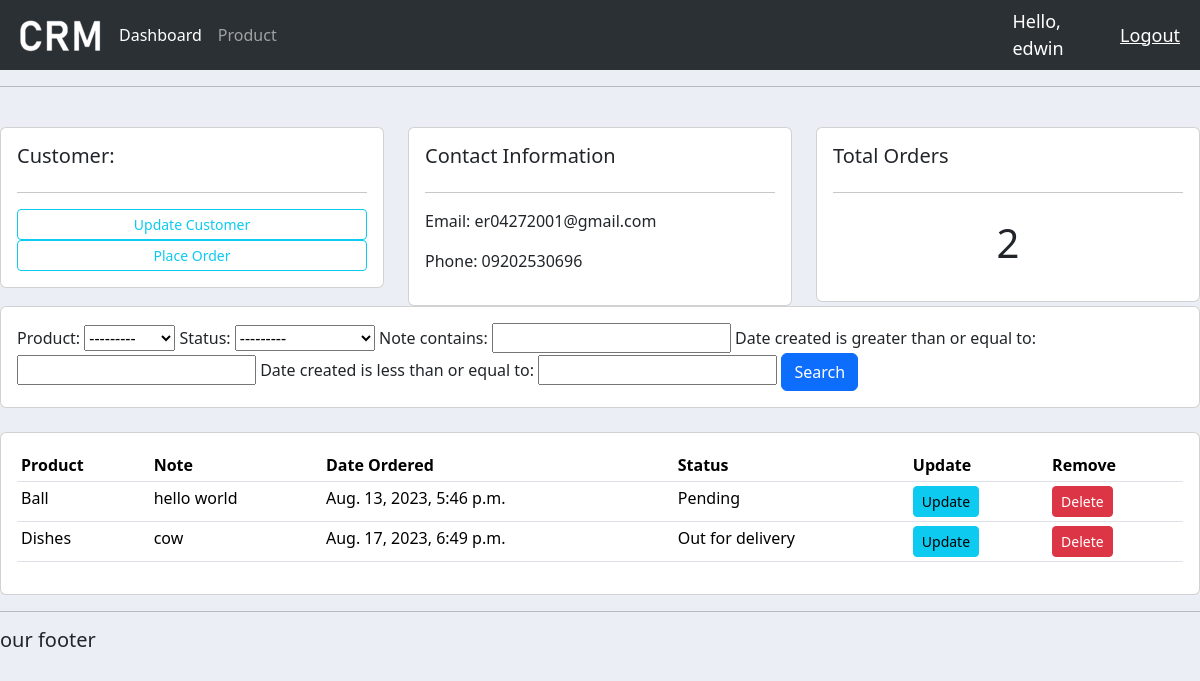
The app's page /customer/1/ (signed in) with its own data.
### accounts/models.py (models this page shows, shortened)
class Customer(models.Model):
    user = models.OneToOneField(User, null=True, blank=True, on_delete=models.CASCADE)
    name = models.CharField(max_length=200, null=True)
    phone = models.CharField(max_length=200, null=True)
    email = models.CharField(max_length=200, null=True)
    profile_pic = models.ImageField(default="profile.jpg", null=True, blank=True)
    date_created = models.DateTimeField(auto_now_add=True, null=True)

class Order(models.Model):
    STATUS = (
        ('Pending', 'Pending'),
        ('Out for delivery', 'Out for delivery'),
        ('Delivered', 'Delivered'),
    )
    customer = models.ForeignKey(Customer, null=True, on_delete=models.SET_NULL)
    product = models.ForeignKey(Product, null=True, on_delete=models.SET_NULL)
    date_created = models.DateTimeField(auto_now_add=True, null=True)
    status = models.CharField(max_length=200, null=True, choices=STATUS)
    note = models.CharField(max_length=1000, null=True)

class Product(models.Model):
    CATEGORY = (
        ('Indoor', 'Indoor'),
        ('Out Door', 'Out Door'),
    )
    name = models.CharField(max_length=200, null=True)
    price = models.FloatField(null=True)
    category = models.CharField(max_length=200, null=True, choices=CATEGORY)
    description = models.CharField(max_length=200, null=True, blank=True)
    date_created = models.DateTimeField(auto_now_add=True, null=True)
    tags = models.ManyToManyField(Tag)
    def __str__(self):
        return self.name

### accounts/decorators.py (the view)
        def wrapper_func(request, *args, **kwargs):
            group = None
            if request.user.groups.exists():
                group = request.user.groups.all()[0].name
            if group in allowed_roles:
                return view_func(request, *args, **kwargs)
            else:
                return HttpResponse('You are not authorized to view this page')

### accounts/views.py (called while the page is built)
@login_required(login_url='login')
@allowed_users(allowed_roles=['admin'])
def customer(request, pk_test):
    customer = Customer.objects.get(id=pk_test)
    orders = customer.order_set.all()
    order_count = orders.count()
    myFilter = OrderFilter(request.GET, queryset=orders)
    orders = myFilter.qs
    context = {'customer': customer, 'orders':orders, 'order_count':order_count,
               'myFilter':myFilter}
    return render(request, 'accounts/customer.html', context)

### accounts/templates/accounts/customer.html
{% extends 'accounts/main.html' %}
{% block content %}
<br>
<div class="row">
    <div class="col-md">
        <div class="card card-body">
            <h5>Customer:</h5>
            <hr>
            <a class="btn btn-outline-info btn-sm btn-block" href="">Update Customer</a>
            <a class="btn btn-outline-info btn-sm btn-block" href="{% url 'create_order' customer.id %}">Place Order</a>
        </div>
    </div>
    <div class="col-md">
        <div class="card card-body">
            <h5>Contact Information</h5>
            <hr>
            <p>Email: {{customer.email}}</p>
            <p>Phone: {{customer.phone}}</p>
        </div>
    </div>
    <div class="col-md">
        <div class="card card-body">
            <h5>Total Orders</h5>
            <hr>
            <h1 style="text-align: center; padding: 10px;">{{order_count}}</h1>
        </div>
    </div>
</div>
<div class="row">
    <div class="col">
        <div class="card card-body">
            <form method="get">
                {{myFilter.form}}
                <button class="btn btn-primary" type="submit">Search</button>
            </form>
        </div>
    </div>
</div>
<br>
<div class="row">
    <div class="col-md">
        <div class="card card-body">
            <table class="table table-sm">
                <tr>
                    <th>Product</th>
                    <th>Note</th>
                    <th>Date Ordered</th>
                    <th>Status</th>
                    <th>Update</th>
                    <th>Remove</th>
                </tr>
                {% for order in orders %}
                    <tr>
                        <td>{{order.product}}</td>
                        <td>{{order.note}}</td>
                        <td>{{order.date_created}}</td>
                        <td>{{order.status}}</td>
                        <td> <a class="btn btn-sm btn-info" href="{% url 'update_order' order.id %}">Update</a></td>
                        <td> <a class="btn btn-sm btn-danger" href="{% url 'delete_order' order.id %}">Delete</a></td>
                    </tr>
                {% endfor %}
            </table>
        </div>
    </div>
</div>
{% endblock %}

### accounts/templates/accounts/navbar.html (shortened to what this page needs)
{% load static %}
<nav class="navbar navbar-expand-lg bg-body-tertiary bg-dark" data-bs-theme="dark">
    <div class="container-fluid">
      <img src="{% static 'images/logo.png' %}" alt="Logo">
      <div class="collapse navbar-collapse" id="navbarNav">
        <ul class="navbar-nav">
          {% if request.user.is_staff %}
          <li class="nav-item">
            <a class="nav-link active" aria-current="page" href="{% url 'home' %}">Dashboard</a>
          </li>
          <li class="nav-item">
            <a class="nav-link" href="{% url 'products' %}">Product</a>
          </li>
          {% else %}
          <li class="nav-item">
            <a class="nav-link" href="{% url 'account' %}">Settings</a>
          </li>
          {% endif %}
        </ul>
      </div>
    </div>
    <span class="hello-msg">Hello, {{request.user}}</span>
    <span><a class="hello-msg" href="{% url 'logout' %}"> Logout</a></span>
  </nav>
<hr>

### static/css/main.css (style rules this page uses)
body { background-color: #ebeff5; }

### accounts/templates/accounts/navbar.html (style rules this page uses)
.hello-msg { font-size: 18px; color: #fff; margin-right: 20px; }

### records on screen
Customer: email "er04272001@gmail.com", phone "09202530696"
Order: product "Ball", note "hello world", date_created "Aug. 13, 2023, 5:46 p.m.", status "Pending"
Order: product "Dishes", note "cow", date_created "Aug. 17, 2023, 6:49 p.m.", status "Out for delivery"

### other values on screen
{{ request.user }} "edwin"
{{ order_count }} "2"
